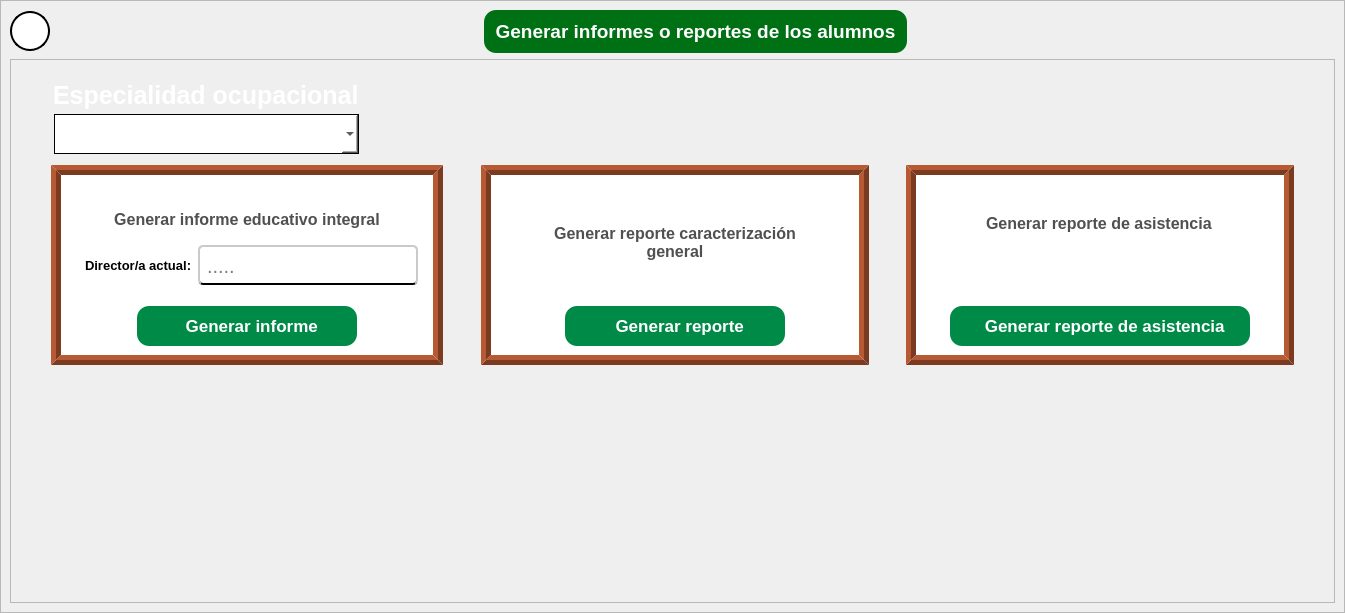
<?xml version="1.0" encoding="UTF-8"?>
<ui version="4.0">
 <class>PantallaGenerarInformesReportesAlumnos</class>
 <widget class="QWidget" name="PantallaGenerarInformesReportesAlumnos">
  <property name="geometry">
   <rect>
    <x>0</x>
    <y>0</y>
    <width>1345</width>
    <height>613</height>
   </rect>
  </property>
  <property name="windowTitle">
   <string>Form</string>
  </property>
  <layout class="QVBoxLayout" name="verticalLayout">
   <property name="spacing">
    <number>0</number>
   </property>
   <property name="leftMargin">
    <number>0</number>
   </property>
   <property name="topMargin">
    <number>0</number>
   </property>
   <property name="rightMargin">
    <number>0</number>
   </property>
   <property name="bottomMargin">
    <number>0</number>
   </property>
   <item>
    <widget class="QScrollArea" name="area_de_scroll">
     <property name="frameShape">
      <enum>QFrame::NoFrame</enum>
     </property>
     <property name="widgetResizable">
      <bool>true</bool>
     </property>
     <widget class="QWidget" name="scrollAreaWidgetContents">
      <property name="geometry">
       <rect>
        <x>0</x>
        <y>0</y>
        <width>1345</width>
        <height>613</height>
       </rect>
      </property>
      <layout class="QVBoxLayout" name="verticalLayout_2">
       <property name="spacing">
        <number>0</number>
       </property>
       <property name="leftMargin">
        <number>0</number>
       </property>
       <property name="topMargin">
        <number>0</number>
       </property>
       <property name="rightMargin">
        <number>0</number>
       </property>
       <property name="bottomMargin">
        <number>0</number>
       </property>
       <item>
        <widget class="QFrame" name="espacio_principal">
         <property name="styleSheet">
          <string notr="true">QFrame{

	background: qlineargradient(
        x1:0, y1:0, x2:1, y2:1,
        stop:0 #3fea87, stop:1 #00770e);

}</string>
         </property>
         <property name="frameShape">
          <enum>QFrame::StyledPanel</enum>
         </property>
         <property name="frameShadow">
          <enum>QFrame::Raised</enum>
         </property>
         <layout class="QGridLayout" name="gridLayout">
          <item row="0" column="2">
           <widget class="QLabel" name="label_titulo_pantalla">
            <property name="sizePolicy">
             <sizepolicy hsizetype="Expanding" vsizetype="Preferred">
              <horstretch>0</horstretch>
              <verstretch>0</verstretch>
             </sizepolicy>
            </property>
            <property name="minimumSize">
             <size>
              <width>400</width>
              <height>0</height>
             </size>
            </property>
            <property name="font">
             <font>
              <family>Arial</family>
              <pointsize>14</pointsize>
              <weight>75</weight>
              <bold>true</bold>
             </font>
            </property>
            <property name="styleSheet">
             <string notr="true">QLabel{
	
	background-color: rgb(0, 112, 21);
	color: rgb(255, 255, 255);
	border-radius:12px;
	padding:10px;
}</string>
            </property>
            <property name="text">
             <string>Generar informes o reportes de los alumnos</string>
            </property>
            <property name="alignment">
             <set>Qt::AlignCenter</set>
            </property>
            <property name="wordWrap">
             <bool>true</bool>
            </property>
           </widget>
          </item>
          <item row="0" column="3">
           <spacer name="horizontalSpacer_3">
            <property name="orientation">
             <enum>Qt::Horizontal</enum>
            </property>
            <property name="sizeHint" stdset="0">
             <size>
              <width>241</width>
              <height>20</height>
             </size>
            </property>
           </spacer>
          </item>
          <item row="0" column="0">
           <widget class="QPushButton" name="boton_de_regreso">
            <property name="minimumSize">
             <size>
              <width>40</width>
              <height>40</height>
             </size>
            </property>
            <property name="maximumSize">
             <size>
              <width>40</width>
              <height>40</height>
             </size>
            </property>
            <property name="cursor">
             <cursorShape>PointingHandCursor</cursorShape>
            </property>
            <property name="styleSheet">
             <string notr="true">QPushButton{

	background-color: rgb(255, 255, 255);
	border-radius: 20px ;
	border:2px solid;

}

QPushButton:hover{

	background-color: rgb(199, 199, 199)
}</string>
            </property>
            <property name="text">
             <string/>
            </property>
            <property name="icon">
             <iconset>
              <normaloff>../recursos_de_imagenes/iconos_de_interfaz/flecha_izquierda_2.png</normaloff>../recursos_de_imagenes/iconos_de_interfaz/flecha_izquierda_2.png</iconset>
            </property>
            <property name="iconSize">
             <size>
              <width>30</width>
              <height>30</height>
             </size>
            </property>
           </widget>
          </item>
          <item row="0" column="1">
           <spacer name="horizontalSpacer_4">
            <property name="orientation">
             <enum>Qt::Horizontal</enum>
            </property>
            <property name="sizeHint" stdset="0">
             <size>
              <width>241</width>
              <height>20</height>
             </size>
            </property>
           </spacer>
          </item>
          <item row="1" column="0" colspan="4">
           <widget class="QFrame" name="frame_4">
            <property name="styleSheet">
             <string notr="true">QFrame{

	background:none;

}</string>
            </property>
            <property name="frameShape">
             <enum>QFrame::StyledPanel</enum>
            </property>
            <property name="frameShadow">
             <enum>QFrame::Raised</enum>
            </property>
            <layout class="QVBoxLayout" name="verticalLayout_7">
             <item>
              <widget class="QFrame" name="espacio_para_las_opciones">
               <property name="sizePolicy">
                <sizepolicy hsizetype="Fixed" vsizetype="Fixed">
                 <horstretch>0</horstretch>
                 <verstretch>0</verstretch>
                </sizepolicy>
               </property>
               <property name="minimumSize">
                <size>
                 <width>330</width>
                 <height>90</height>
                </size>
               </property>
               <property name="maximumSize">
                <size>
                 <width>500</width>
                 <height>16777215</height>
                </size>
               </property>
               <property name="sizeIncrement">
                <size>
                 <width>0</width>
                 <height>0</height>
                </size>
               </property>
               <property name="styleSheet">
                <string notr="true">background:none;
border:none;</string>
               </property>
               <property name="frameShadow">
                <enum>QFrame::Plain</enum>
               </property>
               <widget class="QLabel" name="titulo_de_boton_de_opciones">
                <property name="geometry">
                 <rect>
                  <x>33</x>
                  <y>11</y>
                  <width>305</width>
                  <height>30</height>
                 </rect>
                </property>
                <property name="sizePolicy">
                 <sizepolicy hsizetype="Preferred" vsizetype="Preferred">
                  <horstretch>0</horstretch>
                  <verstretch>30</verstretch>
                 </sizepolicy>
                </property>
                <property name="minimumSize">
                 <size>
                  <width>0</width>
                  <height>0</height>
                 </size>
                </property>
                <property name="maximumSize">
                 <size>
                  <width>500</width>
                  <height>16777215</height>
                 </size>
                </property>
                <property name="font">
                 <font>
                  <family>Arial</family>
                  <pointsize>19</pointsize>
                  <weight>75</weight>
                  <bold>true</bold>
                 </font>
                </property>
                <property name="styleSheet">
                 <string notr="true">QLabel{
	
	color: rgb(255, 255, 255);
	border:none;
}</string>
                </property>
                <property name="text">
                 <string>Especialidad ocupacional</string>
                </property>
               </widget>
               <widget class="QComboBox" name="boton_especialidades">
                <property name="geometry">
                 <rect>
                  <x>34</x>
                  <y>45</y>
                  <width>305</width>
                  <height>40</height>
                 </rect>
                </property>
                <property name="sizePolicy">
                 <sizepolicy hsizetype="Fixed" vsizetype="Fixed">
                  <horstretch>0</horstretch>
                  <verstretch>0</verstretch>
                 </sizepolicy>
                </property>
                <property name="minimumSize">
                 <size>
                  <width>305</width>
                  <height>40</height>
                 </size>
                </property>
                <property name="styleSheet">
                 <string notr="true">QComboBox{

	font: 75 12pt &quot;Arial&quot;;
	padding-left:15px;
	background:white;
	border:1px solid black;
}

QComboBox:focus {
    border: 2px solid #0078d7;   /* Borde azul cuando está en foco */
    background-color: #e0f7ff;   /* Fondo azul claro */
}

QComboBox:focus {
    border: 2px solid #0078d7;   /* Borde azul cuando está en foco */
    background-color: #e0f7ff;   /* Fondo azul claro */
}




QComboBox QAbstractItemView {
    border: 1px solid #ccc;
    background-color: white;
    color: #333;
    padding: 5px;  /* Margen interno de la lista */
    spacing: 10px; /* Espaciado entre los elementos (algunas versiones de Qt lo admiten) */
}

QComboBox QAbstractItemView::item {
    padding: 8px; /* Espaciado interno de cada elemento */
    margin: 4px; /* Separación entre los elementos */
}

QComboBox QAbstractItemView::item:hover {
    background-color: #c5c1c1;
    color: white;
}



</string>
                </property>
                <property name="editable">
                 <bool>false</bool>
                </property>
                <property name="currentText">
                 <string/>
                </property>
                <property name="currentIndex">
                 <number>-1</number>
                </property>
                <property name="insertPolicy">
                 <enum>QComboBox::NoInsert</enum>
                </property>
                <property name="iconSize">
                 <size>
                  <width>40</width>
                  <height>40</height>
                 </size>
                </property>
                <property name="placeholderText">
                 <string/>
                </property>
               </widget>
              </widget>
             </item>
             <item>
              <layout class="QHBoxLayout" name="horizontalLayout_2">
               <item>
                <spacer name="horizontalSpacer">
                 <property name="orientation">
                  <enum>Qt::Horizontal</enum>
                 </property>
                 <property name="sizeHint" stdset="0">
                  <size>
                   <width>40</width>
                   <height>20</height>
                  </size>
                 </property>
                </spacer>
               </item>
               <item>
                <widget class="QFrame" name="espacio_informe_integral">
                 <property name="sizePolicy">
                  <sizepolicy hsizetype="Fixed" vsizetype="Preferred">
                   <horstretch>0</horstretch>
                   <verstretch>0</verstretch>
                  </sizepolicy>
                 </property>
                 <property name="minimumSize">
                  <size>
                   <width>388</width>
                   <height>200</height>
                  </size>
                 </property>
                 <property name="styleSheet">
                  <string notr="true">QFrame{

	background-color: rgb(255, 255, 255);
	border:10px ridge rgb(122, 59, 33);
	padding:15px;


}

</string>
                 </property>
                 <property name="frameShape">
                  <enum>QFrame::StyledPanel</enum>
                 </property>
                 <property name="frameShadow">
                  <enum>QFrame::Raised</enum>
                 </property>
                 <layout class="QVBoxLayout" name="verticalLayout_4">
                  <item>
                   <widget class="QLabel" name="label_titulo_informe_educativo">
                    <property name="sizePolicy">
                     <sizepolicy hsizetype="Preferred" vsizetype="Preferred">
                      <horstretch>0</horstretch>
                      <verstretch>0</verstretch>
                     </sizepolicy>
                    </property>
                    <property name="minimumSize">
                     <size>
                      <width>320</width>
                      <height>0</height>
                     </size>
                    </property>
                    <property name="font">
                     <font>
                      <family>Arial</family>
                      <pointsize>12</pointsize>
                      <weight>75</weight>
                      <bold>true</bold>
                     </font>
                    </property>
                    <property name="styleSheet">
                     <string notr="true">QLabel{
	
	color: rgb(80, 80, 80);
	border:none;
	border-color: #ffffff;
	padding:10px;


}
</string>
                    </property>
                    <property name="text">
                     <string>Generar informe educativo integral</string>
                    </property>
                    <property name="scaledContents">
                     <bool>false</bool>
                    </property>
                    <property name="alignment">
                     <set>Qt::AlignCenter</set>
                    </property>
                    <property name="wordWrap">
                     <bool>true</bool>
                    </property>
                   </widget>
                  </item>
                  <item>
                   <layout class="QHBoxLayout" name="horizontalLayout">
                    <item alignment="Qt::AlignLeft">
                     <widget class="QLabel" name="label_titulo_director_actual">
                      <property name="font">
                       <font>
                        <family>Arial</family>
                        <pointsize>10</pointsize>
                        <weight>75</weight>
                        <bold>true</bold>
                       </font>
                      </property>
                      <property name="styleSheet">
                       <string notr="true">QLabel{

	border:none;
	padding:0px;

}</string>
                      </property>
                      <property name="text">
                       <string>Director/a actual:</string>
                      </property>
                     </widget>
                    </item>
                    <item>
                     <widget class="QLineEdit" name="input_director_actual">
                      <property name="sizePolicy">
                       <sizepolicy hsizetype="Fixed" vsizetype="Fixed">
                        <horstretch>0</horstretch>
                        <verstretch>0</verstretch>
                       </sizepolicy>
                      </property>
                      <property name="minimumSize">
                       <size>
                        <width>220</width>
                        <height>40</height>
                       </size>
                      </property>
                      <property name="font">
                       <font>
                        <family>Arial</family>
                        <pointsize>15</pointsize>
                       </font>
                      </property>
                      <property name="styleSheet">
                       <string notr="true">QLineEdit{
	
	background-color: rgb(255, 255, 255);
	border-radius:5px;
	padding-left: 5px;
 padding-right:5px;
	padding-top:1px;
	border-bottom:2px solid black  ;
	border-top: 2px solid rgb(202, 202, 202);
	border-left: 2px solid rgb(202, 202, 202);
	border-right: 2px solid rgb(202, 202, 202);

}

QLineEdit:focus{

	border: 2px solid rgb(17, 192, 255)



}
</string>
                      </property>
                      <property name="placeholderText">
                       <string>.....</string>
                      </property>
                     </widget>
                    </item>
                   </layout>
                  </item>
                  <item alignment="Qt::AlignHCenter">
                   <widget class="QPushButton" name="boton_generar_informe_integral">
                    <property name="sizePolicy">
                     <sizepolicy hsizetype="Fixed" vsizetype="Fixed">
                      <horstretch>0</horstretch>
                      <verstretch>0</verstretch>
                     </sizepolicy>
                    </property>
                    <property name="minimumSize">
                     <size>
                      <width>220</width>
                      <height>40</height>
                     </size>
                    </property>
                    <property name="maximumSize">
                     <size>
                      <width>250</width>
                      <height>10</height>
                     </size>
                    </property>
                    <property name="font">
                     <font>
                      <family>Arial</family>
                      <pointsize>13</pointsize>
                      <weight>75</weight>
                      <bold>true</bold>
                     </font>
                    </property>
                    <property name="cursor">
                     <cursorShape>PointingHandCursor</cursorShape>
                    </property>
                    <property name="styleSheet">
                     <string notr="true">QPushButton{

	background-color: #008a47;

	color: rgb(255, 255, 255);
	border-radius:12px;

}

QPushButton:hover{

	
	background-color: rgb(0, 56, 10);

}</string>
                    </property>
                    <property name="text">
                     <string>  Generar informe</string>
                    </property>
                    <property name="icon">
                     <iconset>
                      <normaloff>../recursos_de_imagenes/iconos_de_interfaz/generar_informe.png</normaloff>../recursos_de_imagenes/iconos_de_interfaz/generar_informe.png</iconset>
                    </property>
                    <property name="iconSize">
                     <size>
                      <width>26</width>
                      <height>26</height>
                     </size>
                    </property>
                   </widget>
                  </item>
                 </layout>
                </widget>
               </item>
               <item>
                <spacer name="horizontalSpacer_2">
                 <property name="orientation">
                  <enum>Qt::Horizontal</enum>
                 </property>
                 <property name="sizeHint" stdset="0">
                  <size>
                   <width>40</width>
                   <height>20</height>
                  </size>
                 </property>
                </spacer>
               </item>
               <item>
                <widget class="QFrame" name="frame_2">
                 <property name="sizePolicy">
                  <sizepolicy hsizetype="Fixed" vsizetype="Preferred">
                   <horstretch>0</horstretch>
                   <verstretch>0</verstretch>
                  </sizepolicy>
                 </property>
                 <property name="minimumSize">
                  <size>
                   <width>388</width>
                   <height>200</height>
                  </size>
                 </property>
                 <property name="styleSheet">
                  <string notr="true">QFrame{

	background-color: rgb(255, 255, 255);
	border:10px ridge rgb(122, 59, 33);
	padding:15px;


}

</string>
                 </property>
                 <property name="frameShape">
                  <enum>QFrame::StyledPanel</enum>
                 </property>
                 <property name="frameShadow">
                  <enum>QFrame::Raised</enum>
                 </property>
                 <layout class="QVBoxLayout" name="verticalLayout_5">
                  <item>
                   <widget class="QLabel" name="label_titulo_reporte_asistencia_2">
                    <property name="font">
                     <font>
                      <family>Arial</family>
                      <pointsize>12</pointsize>
                      <weight>75</weight>
                      <bold>true</bold>
                     </font>
                    </property>
                    <property name="styleSheet">
                     <string notr="true">QLabel{
	
	color: rgb(80, 80, 80);
	border:none;
	border-color: #ffffff;
	padding:10px;


}
</string>
                    </property>
                    <property name="text">
                     <string>Generar reporte caracterización general</string>
                    </property>
                    <property name="scaledContents">
                     <bool>false</bool>
                    </property>
                    <property name="alignment">
                     <set>Qt::AlignCenter</set>
                    </property>
                    <property name="wordWrap">
                     <bool>true</bool>
                    </property>
                   </widget>
                  </item>
                  <item alignment="Qt::AlignHCenter">
                   <widget class="QPushButton" name="boton_generar_informe_integral_2">
                    <property name="sizePolicy">
                     <sizepolicy hsizetype="Fixed" vsizetype="Fixed">
                      <horstretch>0</horstretch>
                      <verstretch>0</verstretch>
                     </sizepolicy>
                    </property>
                    <property name="minimumSize">
                     <size>
                      <width>220</width>
                      <height>40</height>
                     </size>
                    </property>
                    <property name="maximumSize">
                     <size>
                      <width>250</width>
                      <height>10</height>
                     </size>
                    </property>
                    <property name="font">
                     <font>
                      <family>Arial</family>
                      <pointsize>13</pointsize>
                      <weight>75</weight>
                      <bold>true</bold>
                     </font>
                    </property>
                    <property name="cursor">
                     <cursorShape>PointingHandCursor</cursorShape>
                    </property>
                    <property name="styleSheet">
                     <string notr="true">QPushButton{

	background-color: #008a47;

	color: rgb(255, 255, 255);
	border-radius:12px;

}

QPushButton:hover{

	
	background-color: rgb(0, 56, 10);

}</string>
                    </property>
                    <property name="text">
                     <string>  Generar reporte</string>
                    </property>
                    <property name="icon">
                     <iconset>
                      <normaloff>../recursos_de_imagenes/iconos_de_interfaz/generar_informe.png</normaloff>../recursos_de_imagenes/iconos_de_interfaz/generar_informe.png</iconset>
                    </property>
                    <property name="iconSize">
                     <size>
                      <width>26</width>
                      <height>26</height>
                     </size>
                    </property>
                   </widget>
                  </item>
                 </layout>
                </widget>
               </item>
               <item>
                <spacer name="horizontalSpacer_5">
                 <property name="orientation">
                  <enum>Qt::Horizontal</enum>
                 </property>
                 <property name="sizeHint" stdset="0">
                  <size>
                   <width>40</width>
                   <height>20</height>
                  </size>
                 </property>
                </spacer>
               </item>
               <item>
                <widget class="QFrame" name="frame_3">
                 <property name="sizePolicy">
                  <sizepolicy hsizetype="Fixed" vsizetype="Preferred">
                   <horstretch>0</horstretch>
                   <verstretch>0</verstretch>
                  </sizepolicy>
                 </property>
                 <property name="minimumSize">
                  <size>
                   <width>388</width>
                   <height>200</height>
                  </size>
                 </property>
                 <property name="styleSheet">
                  <string notr="true">QFrame{

	background-color: rgb(255, 255, 255);
	border:10px ridge rgb(122, 59, 33);
	padding:15px;


}

</string>
                 </property>
                 <property name="frameShape">
                  <enum>QFrame::StyledPanel</enum>
                 </property>
                 <property name="frameShadow">
                  <enum>QFrame::Raised</enum>
                 </property>
                 <layout class="QVBoxLayout" name="verticalLayout_3">
                  <item alignment="Qt::AlignHCenter|Qt::AlignTop">
                   <widget class="QLabel" name="label_titulo_reporte_asistencia">
                    <property name="font">
                     <font>
                      <family>Arial</family>
                      <pointsize>12</pointsize>
                      <weight>75</weight>
                      <bold>true</bold>
                     </font>
                    </property>
                    <property name="styleSheet">
                     <string notr="true">QLabel{
	
	color: rgb(80, 80, 80);
	border:none;
	border-color: #ffffff;


}
</string>
                    </property>
                    <property name="text">
                     <string>Generar reporte de asistencia</string>
                    </property>
                    <property name="scaledContents">
                     <bool>false</bool>
                    </property>
                   </widget>
                  </item>
                  <item alignment="Qt::AlignHCenter">
                   <widget class="QPushButton" name="boton_generar_informe_integral_3">
                    <property name="sizePolicy">
                     <sizepolicy hsizetype="Fixed" vsizetype="Fixed">
                      <horstretch>0</horstretch>
                      <verstretch>0</verstretch>
                     </sizepolicy>
                    </property>
                    <property name="minimumSize">
                     <size>
                      <width>300</width>
                      <height>40</height>
                     </size>
                    </property>
                    <property name="maximumSize">
                     <size>
                      <width>250</width>
                      <height>10</height>
                     </size>
                    </property>
                    <property name="font">
                     <font>
                      <family>Arial</family>
                      <pointsize>13</pointsize>
                      <weight>75</weight>
                      <bold>true</bold>
                     </font>
                    </property>
                    <property name="cursor">
                     <cursorShape>PointingHandCursor</cursorShape>
                    </property>
                    <property name="styleSheet">
                     <string notr="true">QPushButton{

	background-color: #008a47;

	color: rgb(255, 255, 255);
	border-radius:12px;

}

QPushButton:hover{

	
	background-color: rgb(0, 56, 10);

}</string>
                    </property>
                    <property name="text">
                     <string>  Generar reporte de asistencia</string>
                    </property>
                    <property name="icon">
                     <iconset>
                      <normaloff>../recursos_de_imagenes/iconos_de_interfaz/generar_informe.png</normaloff>../recursos_de_imagenes/iconos_de_interfaz/generar_informe.png</iconset>
                    </property>
                    <property name="iconSize">
                     <size>
                      <width>26</width>
                      <height>26</height>
                     </size>
                    </property>
                   </widget>
                  </item>
                 </layout>
                </widget>
               </item>
               <item>
                <spacer name="horizontalSpacer_6">
                 <property name="orientation">
                  <enum>Qt::Horizontal</enum>
                 </property>
                 <property name="sizeHint" stdset="0">
                  <size>
                   <width>40</width>
                   <height>20</height>
                  </size>
                 </property>
                </spacer>
               </item>
              </layout>
             </item>
             <item>
              <spacer name="verticalSpacer">
               <property name="orientation">
                <enum>Qt::Vertical</enum>
               </property>
               <property name="sizeHint" stdset="0">
                <size>
                 <width>20</width>
                 <height>40</height>
                </size>
               </property>
              </spacer>
             </item>
            </layout>
           </widget>
          </item>
         </layout>
        </widget>
       </item>
      </layout>
     </widget>
    </widget>
   </item>
  </layout>
 </widget>
 <resources/>
 <connections/>
</ui>
